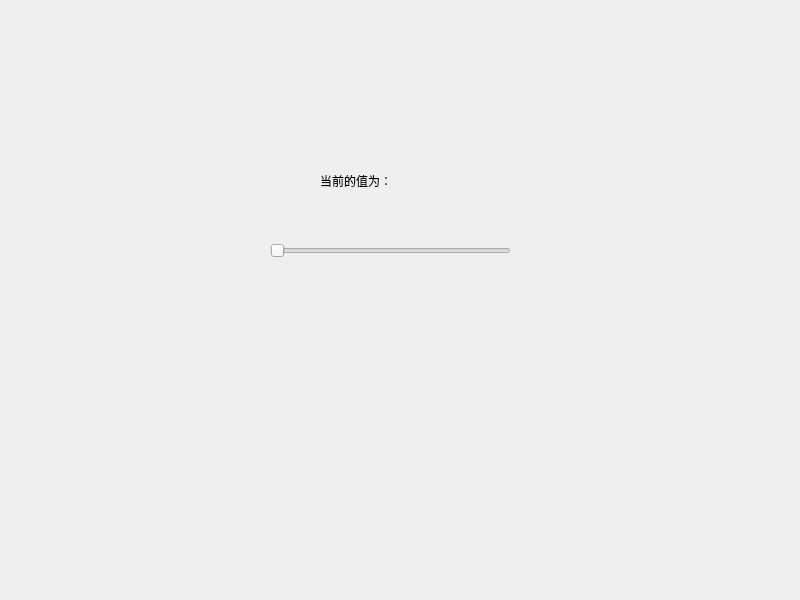
<?xml version="1.0" encoding="UTF-8"?>
<ui version="4.0">
 <class>Widget</class>
 <widget class="QWidget" name="Widget">
  <property name="geometry">
   <rect>
    <x>0</x>
    <y>0</y>
    <width>800</width>
    <height>600</height>
   </rect>
  </property>
  <property name="windowTitle">
   <string>Widget</string>
  </property>
  <widget class="QLabel" name="label">
   <property name="geometry">
    <rect>
     <x>320</x>
     <y>170</y>
     <width>171</width>
     <height>21</height>
    </rect>
   </property>
   <property name="text">
    <string>当前的值为：</string>
   </property>
  </widget>
  <widget class="QSlider" name="horizontalSlider">
   <property name="geometry">
    <rect>
     <x>270</x>
     <y>240</y>
     <width>241</width>
     <height>21</height>
    </rect>
   </property>
   <property name="orientation">
    <enum>Qt::Orientation::Horizontal</enum>
   </property>
  </widget>
 </widget>
 <resources/>
 <connections/>
</ui>
